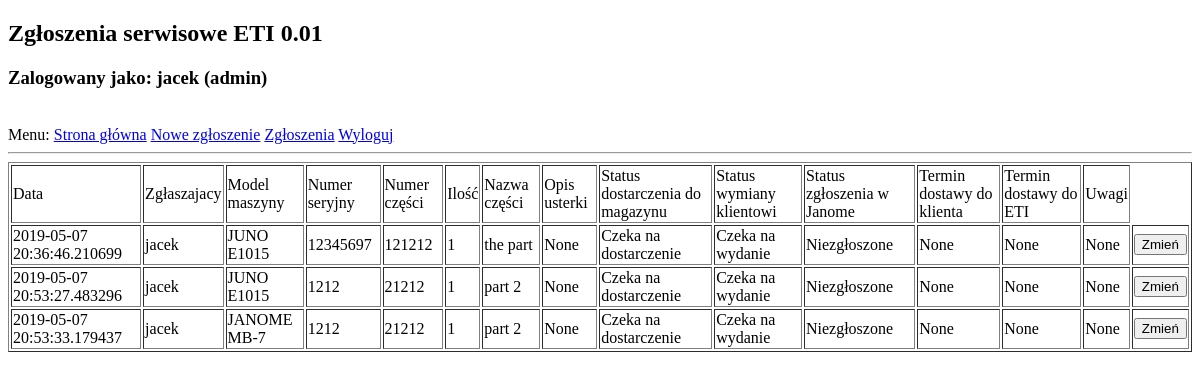
/issues/ (signed in), run on an earlier commit of the app's database.
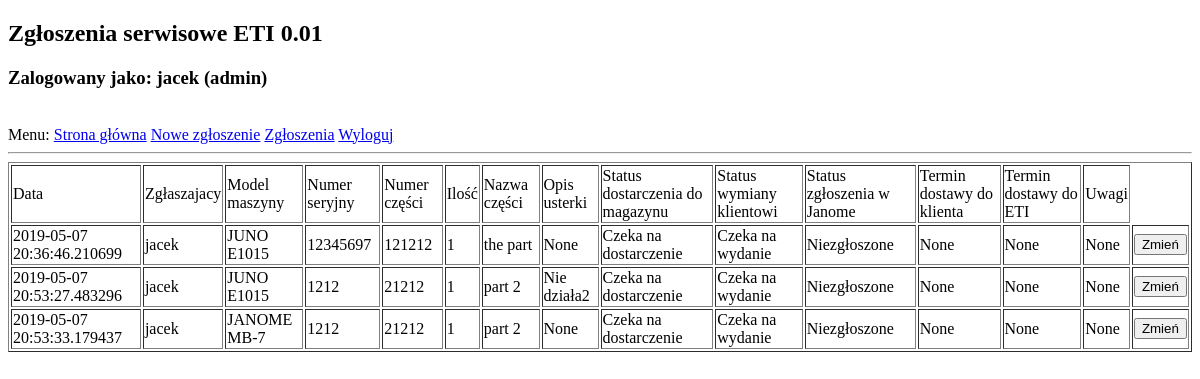
And on a later commit of the database.
### app/models.py (models this page shows, shortened)
class User(UserMixin,db.Model):
    id = db.Column(db.Integer, primary_key=True)
    username = db.Column(db.String(32), index=True, unique=True)
    email = db.Column(db.String(64), index=True, unique=True)
    password_hash = db.Column(db.String(128))
    user_type = db.Column(db.String(64))
    owner_name = db.relationship('Issues', backref='owner_name', lazy=True)

class Issues(db.Model):
    id = db.Column(db.Integer, primary_key=True)
    time_stamp = db.Column(db.DateTime, index=True, default=datetime.utcnow)
    owner = db.Column(db.String(32), db.ForeignKey('user.username'), nullable=False)
    machines_model = db.Column(db.String(64), index=True)
    serial_number = db.Column(db.String(16))
    part_number = db.Column(db.String(32), index=True)
    quantity = db.Column(db.Integer)
    part_name = db.Column(db.String(128), index=True)
    issue_desc = db.Column(db.String(256))
    where_is_part = db.Column(db.String(32), index=True)
    exchange_status = db.Column(db.String(32), index=True)
    janome_status = db.Column(db.String(32), index=True)
    comment = db.Column(db.String(128))
    customer_delivery_time = db.Column(db.String(32), index=True)
    delivery_time = db.Column(db.String(32), index=True)

### app/routes.py (the view)
@app.route('/issues/', methods=['GET','POST'])
@login_required
def issues():
    issues = Issues.query.order_by(Issues.id).all()
    if 'edit' in request.form:
        issue = request.form.to_dict()
        issue_id = issue['form_id']
        return redirect(url_for('edit_issue', issue_id=issue_id))#, random_start=random_start, random_end=random_end))
    return render_template('issues.html', issues=issues)

### app/models.py (called while the page is built)
@login.user_loader
def load_user(id):
    return User.query.get(int(id))

### app/templates/issues.html
{% extends "base.html" %}
{% block content %}
<head>
    {% if current_user.user_type == 'admin' %}
    {% include "admin_view.html" %}
    {% endif %}
</head>
{% endblock %}

### app/templates/base.html (shortened to what this page needs)
<!DOCTYPE html>
<html>
<head>
</head>
<body>
    <div>
        <H2>Zgłoszenia serwisowe ETI 0.01</H2>
        <H3>Zalogowany jako: {{ current_user.username }} ({{ current_user.user_type }})</H3><br>
        Menu:
        <a href=" {{ url_for('index') }}">Strona główna</a>
        {% if current_user.is_anonymous %}
        <a href=" {{ url_for('login') }}">Logowanie</a>
        {% else %}
        <a href=" {{ url_for('new_issue') }}">Nowe zgłoszenie</a>
        <a href=" {{ url_for('issues') }}">Zgłoszenia</a>
        <a href="{{ url_for('logout') }}">Wyloguj</a>
        {% endif %}
    </div>
    <hr>
    {% block content %} {% endblock %}
</body>
</html>

### app/templates/admin_view.html (shortened to what this page needs)
<table border =1>
    <tr>
        <td>Data</td>
        <td>Zgłaszajacy</td>
        <td>Model maszyny</td>
        <td>Numer seryjny</td>
        <td>Numer części</td>
        <td>Ilość</td>
        <td>Nazwa części</td>
        <td>Opis usterki</td>
        <td>Status dostarczenia do magazynu</td>
        <td>Status wymiany klientowi</td>
        <td>Status zgłoszenia w Janome</td>
        <td>Termin dostawy do klienta</td>
        <td>Termin dostawy do ETI</td>
        <td>Uwagi</td>
    </tr>
    {% for issue in issues %}
    <tr>
        <form action="" method="post">
            <td>{{ issue.time_stamp }}</td>
            <td>{{ issue.owner }}</td>
            <td>{{ issue.machines_model }}</td>
            <td>{{ issue.serial_number }}</td>
            <td>{{ issue.part_number }}</td>
            <td>{{ issue.quantity }}</td>
            <td>{{ issue.part_name }}</td>
            <td>{{ issue.issue_desc }}</td>
            <td>{{ issue.where_is_part }}</td>
            <td>{{ issue.exchange_status }}</td>
            <td>{{ issue.janome_status }}</td>
            <td>{{ issue.customer_delivery_time }}</td>
            <td>{{ issue.delivery_time }}</td>
            <td>{{ issue.comment }}</td>
            <td><input type="submit" name="edit" value="Zmień"></td>
        </form>
    </tr>
        {% endfor %}
</table>

What changed in the data, as far as the page shows it:
changed Issues: issue_desc "None" → "Nie działa2"
